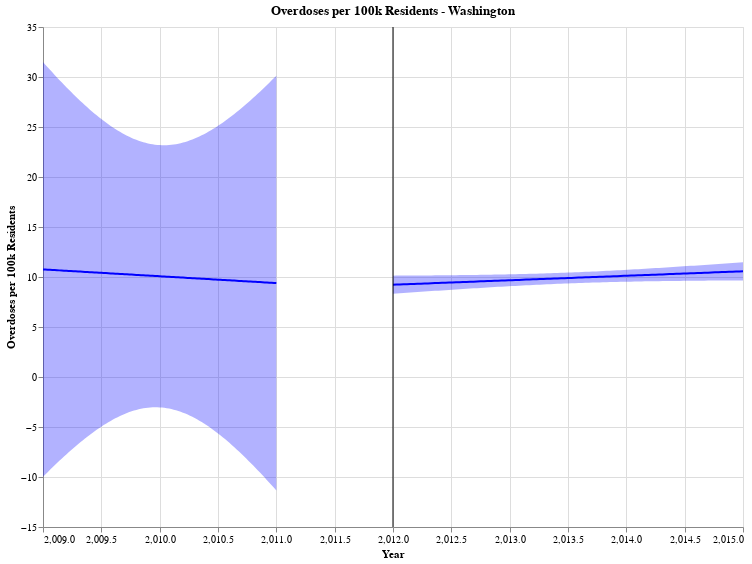

Notebook code cell kept with this figure:
### Code cell
# plotting - need to make x axis discrete 
fit_wa_b4, reg_chart_wa_b4 = get_reg_fit(
    wa_b4, yvar="overdose_per_100k", xvar="Year", color="blue", title= "Overdoses per 100k Residents - Washington", alpha=0.05
)


fit_wa_b4, reg_chart_wa_after = get_reg_fit(
    wa_after, yvar="overdose_per_100k", xvar="Year", color="blue", title= "Overdoses per 100k Residents - Washington",alpha=0.05
)
(reg_chart_wa_b4 + reg_chart_wa_after + line).properties(width=700, height=500)

### Figure 1 — Vega-Lite specification as saved in the notebook (floating-point values rounded to 4 significant figures)
{"config": {"view": {"continuousWidth": 400, "continuousHeight": 300}}, "layer": [{"mark": "errorband", "encoding": {"color": {"value": "blue"}, "x": {"field": "Year", "type": "quantitative"}, "y": {"field": "ci_low", "title": "", "type": "quantitative"}, "y2": {"field": "ci_high"}}}, {"mark": "line", "encoding": {"color": {"value": "blue"}, "x": {"field": "Year", "scale": {"zero": false}, "title": "Year", "type": "quantitative"}, "y": {"field": "overdose_per_100k", "scale": {"zero": false}, "title": "Overdoses per 100k Residents", "type": "quantitative"}}, "title": "Overdoses per 100k Residents - Washington"}, {"layer": [{"mark": "errorband", "encoding": {"color": {"value": "blue"}, "x": {"field": "Year", "type": "quantitative"}, "y": {"field": "ci_low", "title": "", "type": "quantitative"}, "y2": {"field": "ci_high"}}}, {"mark": "line", "encoding": {"color": {"value": "blue"}, "x": {"field": "Year", "scale": {"zero": false}, "title": "Year", "type": "quantitative"}, "y": {"field": "overdose_per_100k", "scale": {"zero": false}, "title": "Overdoses per 100k Residents", "type": "quantitative"}}, "title": "Overdoses per 100k Residents - Washington"}], "data": {"name": "data-5a8a1c3dbc4b01b3db2689edefd8225f"}}, {"data": {"name": "data-424a16bd626ddffb6ec885f6abd1efe5"}, "mark": "rule", "encoding": {"color": {"field": "color", "scale": null, "type": "nominal"}, "x": {"field": "Date", "type": "quantitative"}}}], "data": {"name": "data-89a37137272784801a5c96ba76c82cce"}, "height": 500, "width": 700, "$schema": "https://vega.github.io/schema/vega-lite/v4.17.0.json", "datasets": {"data-89a37137272784801a5c96ba76c82cce": [{"Year": 2009.0, "overdose_per_100k": 10.76, "ci_low": -9.98, "ci_high": 31.5}, {"Year": 2009.0, "overdose_per_100k": 10.74, "ci_low": -9.746, "ci_high": 31.23}, {"Year": 2009.0, "overdose_per_100k": 10.73, "ci_low": -9.514, "ci_high": 30.98}, {"Year": 2009.0, "overdose_per_100k": 10.72, "ci_low": -9.284, "ci_high": 30.72}, {"Year": 2009.0, "overdose_per_100k": 10.7, "ci_low": -9.056, "ci_high": 30.46}, {"Year": 2009.0, "overdose_per_100k": 10.69, "ci_low": -8.831, "ci_high": 30.21}, {"Year": 2009.0, "overdose_per_100k": 10.68, "ci_low": -8.608, "ci_high": 29.96}, {"Year": 2009.0, "overdose_per_100k": 10.66, "ci_low": -8.387, "ci_high": 29.71}, {"Year": 2009.0, "overdose_per_100k": 10.65, "ci_low": -8.169, "ci_high": 29.47}, {"Year": 2009.0, "overdose_per_100k": 10.64, "ci_low": -7.954, "ci_high": 29.22}, {"Year": 2009.0, "overdose_per_100k": 10.62, "ci_low": -7.741, "ci_high": 28.98}, {"Year": 2009.0, "overdose_per_100k": 10.61, "ci_low": -7.531, "ci_high": 28.75}, {"Year": 2009.0, "overdose_per_100k": 10.59, "ci_low": -7.325, "ci_high": 28.51}, {"Year": 2009.0, "overdose_per_100k": 10.58, "ci_low": -7.121, "ci_high": 28.28}, {"Year": 2009.0, "overdose_per_100k": 10.57, "ci_low": -6.92, "ci_high": 28.05}, {"Year": 2009.0, "overdose_per_100k": 10.55, "ci_low": -6.723, "ci_high": 27.83}, {"Year": 2009.0, "overdose_per_100k": 10.54, "ci_low": -6.53, "ci_high": 27.61}, {"Year": 2009.0, "overdose_per_100k": 10.53, "ci_low": -6.339, "ci_high": 27.39}, {"Year": 2009.0, "overdose_per_100k": 10.51, "ci_low": -6.153, "ci_high": 27.18}, {"Year": 2009.0, "overdose_per_100k": 10.5, "ci_low": -5.97, "ci_high": 26.97}, {"Year": 2009.0, "overdose_per_100k": 10.48, "ci_low": -5.792, "ci_high": 26.76}, {"Year": 2009.0, "overdose_per_100k": 10.47, "ci_low": -5.617, "ci_high": 26.56}, {"Year": 2009.0, "overdose_per_100k": 10.46, "ci_low": -5.447, "ci_high": 26.36}, {"Year": 2009.0, "overdose_per_100k": 10.44, "ci_low": -5.281, "ci_high": 26.17}, {"Year": 2009.0, "overdose_per_100k": 10.43, "ci_low": -5.12, "ci_high": 25.98}, {"Year": 2009.0, "overdose_per_100k": 10.42, "ci_low": -4.963, "ci_high": 25.8}, {"Year": 2010.0, "overdose_per_100k": 10.4, "ci_low": -4.812, "ci_high": 25.62}, {"Year": 2010.0, "overdose_per_100k": 10.39, "ci_low": -4.665, "ci_high": 25.44}, {"Year": 2010.0, "overdose_per_100k": 10.38, "ci_low": -4.524, "ci_high": 25.27}, {"Year": 2010.0, "overdose_per_100k": 10.36, "ci_low": -4.388, "ci_high": 25.11}, {"Year": 2010.0, "overdose_per_100k": 10.35, "ci_low": -4.257, "ci_high": 24.95}, {"Year": 2010.0, "overdose_per_100k": 10.33, "ci_low": -4.132, "ci_high": 24.8}, {"Year": 2010.0, "overdose_per_100k": 10.32, "ci_low": -4.013, "ci_high": 24.66}, {"Year": 2010.0, "overdose_per_100k": 10.31, "ci_low": -3.901, "ci_high": 24.52}, {"Year": 2010.0, "overdose_per_100k": 10.29, "ci_low": -3.794, "ci_high": 24.38}, {"Year": 2010.0, "overdose_per_100k": 10.28, "ci_low": -3.693, "ci_high": 24.25}, {"Year": 2010.0, "overdose_per_100k": 10.27, "ci_low": -3.6, "ci_high": 24.13}, {"Year": 2010.0, "overdose_per_100k": 10.25, "ci_low": -3.512, "ci_high": 24.02}, {"Year": 2010.0, "overdose_per_100k": 10.24, "ci_low": -3.432, "ci_high": 23.91}, {"Year": 2010.0, "overdose_per_100k": 10.23, "ci_low": -3.359, "ci_high": 23.81}, {"Year": 2010.0, "overdose_per_100k": 10.21, "ci_low": -3.292, "ci_high": 23.72}, {"Year": 2010.0, "overdose_per_100k": 10.2, "ci_low": -3.233, "ci_high": 23.63}, {"Year": 2010.0, "overdose_per_100k": 10.18, "ci_low": -3.181, "ci_high": 23.55}, {"Year": 2010.0, "overdose_per_100k": 10.17, "ci_low": -3.137, "ci_high": 23.48}, {"Year": 2010.0, "overdose_per_100k": 10.16, "ci_low": -3.1, "ci_high": 23.41}, {"Year": 2010.0, "overdose_per_100k": 10.14, "ci_low": -3.071, "ci_high": 23.36}, {"Year": 2010.0, "overdose_per_100k": 10.13, "ci_low": -3.049, "ci_high": 23.31}, {"Year": 2010.0, "overdose_per_100k": 10.12, "ci_low": -3.035, "ci_high": 23.27}, {"Year": 2010.0, "overdose_per_100k": 10.1, "ci_low": -3.029, "ci_high": 23.23}, {"Year": 2010.0, "overdose_per_100k": 10.09, "ci_low": -3.031, "ci_high": 23.21}, {"Year": 2010.0, "overdose_per_100k": 10.08, "ci_low": -3.041, "ci_high": 23.19}, {"Year": 2010.0, "overdose_per_100k": 10.06, "ci_low": -3.059, "ci_high": 23.18}, {"Year": 2010.0, "overdose_per_100k": 10.05, "ci_low": -3.084, "ci_high": 23.18}, {"Year": 2010.0, "overdose_per_100k": 10.03, "ci_low": -3.117, "ci_high": 23.19}, {"Year": 2010.0, "overdose_per_100k": 10.02, "ci_low": -3.158, "ci_high": 23.2}, {"Year": 2010.0, "overdose_per_100k": 10.01, "ci_low": -3.207, "ci_high": 23.22}, {"Year": 2010.0, "overdose_per_100k": 9.993, "ci_low": -3.264, "ci_high": 23.25}, {"Year": 2010.0, "overdose_per_100k": 9.979, "ci_low": -3.328, "ci_high": 23.29}, {"Year": 2010.0, "overdose_per_100k": 9.966, "ci_low": -3.4, "ci_high": 23.33}, {"Year": 2010.0, "overdose_per_100k": 9.952, "ci_low": -3.479, "ci_high": 23.38}, {"Year": 2010.0, "overdose_per_100k": 9.938, "ci_low": -3.565, "ci_high": 23.44}, {"Year": 2010.0, "overdose_per_100k": 9.925, "ci_low": -3.659, "ci_high": 23.51}, {"Year": 2010.0, "overdose_per_100k": 9.911, "ci_low": -3.76, "ci_high": 23.58}, {"Year": 2010.0, "overdose_per_100k": 9.898, "ci_low": -3.868, "ci_high": 23.66}, {"Year": 2010.0, "overdose_per_100k": 9.884, "ci_low": -3.982, "ci_high": 23.75}, {"Year": 2010.0, "overdose_per_100k": 9.87, "ci_low": -4.103, "ci_high": 23.84}, {"Year": 2010.0, "overdose_per_100k": 9.857, "ci_low": -4.231, "ci_high": 23.94}, {"Year": 2010.0, "overdose_per_100k": 9.843, "ci_low": -4.365, "ci_high": 24.05}, {"Year": 2010.0, "overdose_per_100k": 9.829, "ci_low": -4.505, "ci_high": 24.16}, {"Year": 2010.0, "overdose_per_100k": 9.816, "ci_low": -4.651, "ci_high": 24.28}, {"Year": 2010.0, "overdose_per_100k": 9.802, "ci_low": -4.804, "ci_high": 24.41}, {"Year": 2010.0, "overdose_per_100k": 9.788, "ci_low": -4.961, "ci_high": 24.54}, {"Year": 2010.0, "overdose_per_100k": 9.775, "ci_low": -5.125, "ci_high": 24.67}, {"Year": 2010.0, "overdose_per_100k": 9.761, "ci_low": -5.293, "ci_high": 24.82}, {"Year": 2010.0, "overdose_per_100k": 9.747, "ci_low": -5.467, "ci_high": 24.96}, {"Year": 2010.0, "overdose_per_100k": 9.734, "ci_low": -5.646, "ci_high": 25.11}, {"Year": 2011.0, "overdose_per_100k": 9.72, "ci_low": -5.83, "ci_high": 25.27}, {"Year": 2011.0, "overdose_per_100k": 9.706, "ci_low": -6.019, "ci_high": 25.43}, {"Year": 2011.0, "overdose_per_100k": 9.693, "ci_low": -6.212, "ci_high": 25.6}, {"Year": 2011.0, "overdose_per_100k": 9.679, "ci_low": -6.41, "ci_high": 25.77}, {"Year": 2011.0, "overdose_per_100k": 9.665, "ci_low": -6.611, "ci_high": 25.94}, {"Year": 2011.0, "overdose_per_100k": 9.652, "ci_low": -6.817, "ci_high": 26.12}, {"Year": 2011.0, "overdose_per_100k": 9.638, "ci_low": -7.027, "ci_high": 26.3}, {"Year": 2011.0, "overdose_per_100k": 9.624, "ci_low": -7.241, "ci_high": 26.49}, {"Year": 2011.0, "overdose_per_100k": 9.611, "ci_low": -7.458, "ci_high": 26.68}, {"Year": 2011.0, "overdose_per_100k": 9.597, "ci_low": -7.679, "ci_high": 26.87}, {"Year": 2011.0, "overdose_per_100k": 9.583, "ci_low": -7.904, "ci_high": 27.07}, {"Year": 2011.0, "overdose_per_100k": 9.57, "ci_low": -8.132, "ci_high": 27.27}, {"Year": 2011.0, "overdose_per_100k": 9.556, "ci_low": -8.363, "ci_high": 27.47}, {"Year": 2011.0, "overdose_per_100k": 9.542, "ci_low": -8.597, "ci_high": 27.68}, {"Year": 2011.0, "overdose_per_100k": 9.529, "ci_low": -8.834, "ci_high": 27.89}, {"Year": 2011.0, "overdose_per_100k": 9.515, "ci_low": -9.074, "ci_high": 28.1}, {"Year": 2011.0, "overdose_per_100k": 9.501, "ci_low": -9.316, "ci_high": 28.32}, {"Year": 2011.0, "overdose_per_100k": 9.488, "ci_low": -9.562, "ci_high": 28.54}, {"Year": 2011.0, "overdose_per_100k": 9.474, "ci_low": -9.81, "ci_high": 28.76}, {"Year": 2011.0, "overdose_per_100k": 9.46, "ci_low": -10.06, "ci_high": 28.98}, {"Year": 2011.0, "overdose_per_100k": 9.447, "ci_low": -10.31, "ci_high": 29.21}, {"Year": 2011.0, "overdose_per_100k": 9.433, "ci_low": -10.57, "ci_high": 29.43}, {"Year": 2011.0, "overdose_per_100k": 9.419, "ci_low": -10.83, "ci_high": 29.66}, {"Year": 2011.0, "overdose_per_100k": 9.406, "ci_low": -11.08, "ci_high": 29.9}, {"Year": 2011.0, "overdose_per_100k": 9.392, "ci_low": -11.35, "ci_high": 30.13}], "data-5a8a1c3dbc4b01b3db2689edefd8225f": [{"Year": 2012.0, "overdose_per_100k": 9.228, "ci_low": 8.319, "ci_high": 10.14}, {"Year": 2012.0, "overdose_per_100k": 9.241, "ci_low": 8.344, "ci_high": 10.14}, {"Year": 2012.0, "overdose_per_100k": 9.255, "ci_low": 8.369, "ci_high": 10.14}, {"Year": 2012.0, "overdose_per_100k": 9.268, "ci_low": 8.394, "ci_high": 10.14}, {"Year": 2012.0, "overdose_per_100k": 9.281, "ci_low": 8.418, "ci_high": 10.14}, {"Year": 2012.0, "overdose_per_100k": 9.295, "ci_low": 8.443, "ci_high": 10.15}, {"Year": 2012.0, "overdose_per_100k": 9.308, "ci_low": 8.468, "ci_high": 10.15}, {"Year": 2012.0, "overdose_per_100k": 9.322, "ci_low": 8.492, "ci_high": 10.15}, {"Year": 2012.0, "overdose_per_100k": 9.335, "ci_low": 8.517, "ci_high": 10.15}, {"Year": 2012.0, "overdose_per_100k": 9.349, "ci_low": 8.541, "ci_high": 10.16}, {"Year": 2012.0, "overdose_per_100k": 9.362, "ci_low": 8.565, "ci_high": 10.16}, {"Year": 2012.0, "overdose_per_100k": 9.375, "ci_low": 8.589, "ci_high": 10.16}, {"Year": 2012.0, "overdose_per_100k": 9.389, "ci_low": 8.613, "ci_high": 10.16}, {"Year": 2012.0, "overdose_per_100k": 9.402, "ci_low": 8.637, "ci_high": 10.17}, {"Year": 2012.0, "overdose_per_100k": 9.416, "ci_low": 8.66, "ci_high": 10.17}, {"Year": 2012.0, "overdose_per_100k": 9.429, "ci_low": 8.684, "ci_high": 10.17}, {"Year": 2012.0, "overdose_per_100k": 9.443, "ci_low": 8.707, "ci_high": 10.18}, {"Year": 2013.0, "overdose_per_100k": 9.456, "ci_low": 8.73, "ci_high": 10.18}, {"Year": 2013.0, "overdose_per_100k": 9.469, "ci_low": 8.753, "ci_high": 10.19}, {"Year": 2013.0, "overdose_per_100k": 9.483, "ci_low": 8.776, "ci_high": 10.19}, {"Year": 2013.0, "overdose_per_100k": 9.496, "ci_low": 8.799, "ci_high": 10.19}, {"Year": 2013.0, "overdose_per_100k": 9.51, "ci_low": 8.821, "ci_high": 10.2}, {"Year": 2013.0, "overdose_per_100k": 9.523, "ci_low": 8.843, "ci_high": 10.2}, {"Year": 2013.0, "overdose_per_100k": 9.536, "ci_low": 8.866, "ci_high": 10.21}, {"Year": 2013.0, "overdose_per_100k": 9.55, "ci_low": 8.887, "ci_high": 10.21}, {"Year": 2013.0, "overdose_per_100k": 9.563, "ci_low": 8.909, "ci_high": 10.22}, {"Year": 2013.0, "overdose_per_100k": 9.577, "ci_low": 8.931, "ci_high": 10.22}, {"Year": 2013.0, "overdose_per_100k": 9.59, "ci_low": 8.952, "ci_high": 10.23}, {"Year": 2013.0, "overdose_per_100k": 9.604, "ci_low": 8.973, "ci_high": 10.23}, {"Year": 2013.0, "overdose_per_100k": 9.617, "ci_low": 8.993, "ci_high": 10.24}, {"Year": 2013.0, "overdose_per_100k": 9.63, "ci_low": 9.014, "ci_high": 10.25}, {"Year": 2013.0, "overdose_per_100k": 9.644, "ci_low": 9.034, "ci_high": 10.25}, {"Year": 2013.0, "overdose_per_100k": 9.657, "ci_low": 9.054, "ci_high": 10.26}, {"Year": 2013.0, "overdose_per_100k": 9.671, "ci_low": 9.074, "ci_high": 10.27}, {"Year": 2013.0, "overdose_per_100k": 9.684, "ci_low": 9.093, "ci_high": 10.28}, {"Year": 2013.0, "overdose_per_100k": 9.698, "ci_low": 9.112, "ci_high": 10.28}, {"Year": 2013.0, "overdose_per_100k": 9.711, "ci_low": 9.131, "ci_high": 10.29}, {"Year": 2013.0, "overdose_per_100k": 9.724, "ci_low": 9.149, "ci_high": 10.3}, {"Year": 2013.0, "overdose_per_100k": 9.738, "ci_low": 9.167, "ci_high": 10.31}, {"Year": 2013.0, "overdose_per_100k": 9.751, "ci_low": 9.185, "ci_high": 10.32}, {"Year": 2013.0, "overdose_per_100k": 9.765, "ci_low": 9.202, "ci_high": 10.33}, {"Year": 2013.0, "overdose_per_100k": 9.778, "ci_low": 9.219, "ci_high": 10.34}, {"Year": 2013.0, "overdose_per_100k": 9.791, "ci_low": 9.236, "ci_high": 10.35}, {"Year": 2013.0, "overdose_per_100k": 9.805, "ci_low": 9.252, "ci_high": 10.36}, {"Year": 2013.0, "overdose_per_100k": 9.818, "ci_low": 9.268, "ci_high": 10.37}, {"Year": 2013.0, "overdose_per_100k": 9.832, "ci_low": 9.284, "ci_high": 10.38}, {"Year": 2013.0, "overdose_per_100k": 9.845, "ci_low": 9.299, "ci_high": 10.39}, {"Year": 2013.0, "overdose_per_100k": 9.859, "ci_low": 9.314, "ci_high": 10.4}, {"Year": 2013.0, "overdose_per_100k": 9.872, "ci_low": 9.328, "ci_high": 10.42}, {"Year": 2013.0, "overdose_per_100k": 9.885, "ci_low": 9.342, "ci_high": 10.43}, {"Year": 2013.0, "overdose_per_100k": 9.899, "ci_low": 9.356, "ci_high": 10.44}, {"Year": 2014.0, "overdose_per_100k": 9.912, "ci_low": 9.369, "ci_high": 10.46}, {"Year": 2014.0, "overdose_per_100k": 9.926, "ci_low": 9.382, "ci_high": 10.47}, {"Year": 2014.0, "overdose_per_100k": 9.939, "ci_low": 9.394, "ci_high": 10.48}, {"Year": 2014.0, "overdose_per_100k": 9.953, "ci_low": 9.406, "ci_high": 10.5}, {"Year": 2014.0, "overdose_per_100k": 9.966, "ci_low": 9.418, "ci_high": 10.51}, {"Year": 2014.0, "overdose_per_100k": 9.979, "ci_low": 9.429, "ci_high": 10.53}, {"Year": 2014.0, "overdose_per_100k": 9.993, "ci_low": 9.44, "ci_high": 10.55}, {"Year": 2014.0, "overdose_per_100k": 10.01, "ci_low": 9.451, "ci_high": 10.56}, {"Year": 2014.0, "overdose_per_100k": 10.02, "ci_low": 9.461, "ci_high": 10.58}, {"Year": 2014.0, "overdose_per_100k": 10.03, "ci_low": 9.471, "ci_high": 10.6}, {"Year": 2014.0, "overdose_per_100k": 10.05, "ci_low": 9.48, "ci_high": 10.61}, {"Year": 2014.0, "overdose_per_100k": 10.06, "ci_low": 9.489, "ci_high": 10.63}, {"Year": 2014.0, "overdose_per_100k": 10.07, "ci_low": 9.498, "ci_high": 10.65}, {"Year": 2014.0, "overdose_per_100k": 10.09, "ci_low": 9.506, "ci_high": 10.67}, {"Year": 2014.0, "overdose_per_100k": 10.1, "ci_low": 9.515, "ci_high": 10.69}, {"Year": 2014.0, "overdose_per_100k": 10.11, "ci_low": 9.522, "ci_high": 10.7}, {"Year": 2014.0, "overdose_per_100k": 10.13, "ci_low": 9.53, "ci_high": 10.72}, {"Year": 2014.0, "overdose_per_100k": 10.14, "ci_low": 9.537, "ci_high": 10.74}, {"Year": 2014.0, "overdose_per_100k": 10.15, "ci_low": 9.544, "ci_high": 10.76}, {"Year": 2014.0, "overdose_per_100k": 10.17, "ci_low": 9.551, "ci_high": 10.78}, {"Year": 2014.0, "overdose_per_100k": 10.18, "ci_low": 9.557, "ci_high": 10.8}, {"Year": 2014.0, "overdose_per_100k": 10.19, "ci_low": 9.563, "ci_high": 10.83}, {"Year": 2014.0, "overdose_per_100k": 10.21, "ci_low": 9.569, "ci_high": 10.85}, {"Year": 2014.0, "overdose_per_100k": 10.22, "ci_low": 9.575, "ci_high": 10.87}, {"Year": 2014.0, "overdose_per_100k": 10.23, "ci_low": 9.58, "ci_high": 10.89}, {"Year": 2014.0, "overdose_per_100k": 10.25, "ci_low": 9.585, "ci_high": 10.91}, {"Year": 2014.0, "overdose_per_100k": 10.26, "ci_low": 9.59, "ci_high": 10.93}, {"Year": 2014.0, "overdose_per_100k": 10.27, "ci_low": 9.595, "ci_high": 10.95}, {"Year": 2014.0, "overdose_per_100k": 10.29, "ci_low": 9.6, "ci_high": 10.98}, {"Year": 2014.0, "overdose_per_100k": 10.3, "ci_low": 9.604, "ci_high": 11.0}, {"Year": 2014.0, "overdose_per_100k": 10.31, "ci_low": 9.608, "ci_high": 11.02}, {"Year": 2014.0, "overdose_per_100k": 10.33, "ci_low": 9.612, "ci_high": 11.04}, {"Year": 2014.0, "overdose_per_100k": 10.34, "ci_low": 9.616, "ci_high": 11.07}, {"Year": 2015.0, "overdose_per_100k": 10.36, "ci_low": 9.62, "ci_high": 11.09}, {"Year": 2015.0, "overdose_per_100k": 10.37, "ci_low": 9.623, "ci_high": 11.11}, {"Year": 2015.0, "overdose_per_100k": 10.38, "ci_low": 9.627, "ci_high": 11.14}, {"Year": 2015.0, "overdose_per_100k": 10.4, "ci_low": 9.63, "ci_high": 11.16}, {"Year": 2015.0, "overdose_per_100k": 10.41, "ci_low": 9.633, "ci_high": 11.18}, {"Year": 2015.0, "overdose_per_100k": 10.42, "ci_low": 9.636, "ci_high": 11.21}, {"Year": 2015.0, "overdose_per_100k": 10.44, "ci_low": 9.639, "ci_high": 11.23}, {"Year": 2015.0, "overdose_per_100k": 10.45, "ci_low": 9.641, "ci_high": 11.26}, {"Year": 2015.0, "overdose_per_100k": 10.46, "ci_low": 9.644, "ci_high": 11.28}, {"Year": 2015.0, "overdose_per_100k": 10.48, "ci_low": 9.646, "ci_high": 11.31}, {"Year": 2015.0, "overdose_per_100k": 10.49, "ci_low": 9.649, "ci_high": 11.33}, {"Year": 2015.0, "overdose_per_100k": 10.5, "ci_low": 9.651, "ci_high": 11.35}, {"Year": 2015.0, "overdose_per_100k": 10.52, "ci_low": 9.653, "ci_high": 11.38}, {"Year": 2015.0, "overdose_per_100k": 10.53, "ci_low": 9.655, "ci_high": 11.4}, {"Year": 2015.0, "overdose_per_100k": 10.54, "ci_low": 9.657, "ci_high": 11.43}, {"Year": 2015.0, "overdose_per_100k": 10.56, "ci_low": 9.659, "ci_high": 11.45}, {"Year": 2015.0, "overdose_per_100k": 10.57, "ci_low": 9.661, "ci_high": 11.48}], "data-424a16bd626ddffb6ec885f6abd1efe5": [{"Date": 2012, "color": "black"}]}}
